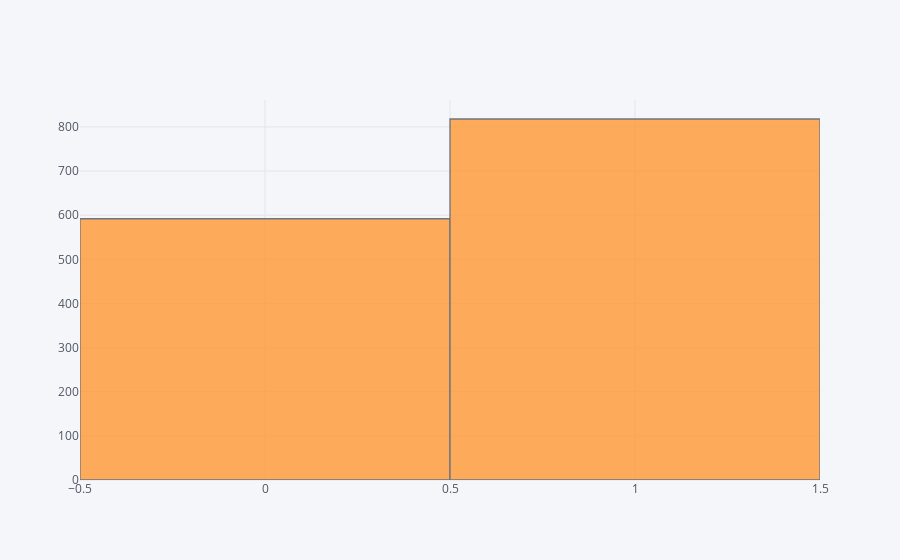

Write notebook code for a chart like this one.
### Code cell
pd.DataFrame(results_test['lr']['real'][0]).iplot(kind='histogram')

### Figure 1 — Plotly figure (JSON) as saved in the notebook; plotly's stock layout.template omitted (floating-point values rounded to 4 significant figures; data arrays with more than 128 entries replaced by an {"elided": "..."} marker saying what was removed)
{"data": [{"histfunc": "count", "histnorm": "", "marker": {"color": "rgba(255, 153, 51, 1.0)", "line": {"color": "#4D5663", "width": 1.3}}, "name": "0", "opacity": 0.8, "orientation": "v", "type": "histogram", "uid": "78506cb7-3e38-4892-9ead-0765ebf19fbe", "x": {"elided": "1410 int values"}}], "layout": {"barmode": "overlay", "legend": {"bgcolor": "#F5F6F9", "font": {"color": "#4D5663"}}, "paper_bgcolor": "#F5F6F9", "plot_bgcolor": "#F5F6F9", "title": {"font": {"color": "#4D5663"}}, "xaxis": {"gridcolor": "#E1E5ED", "showgrid": true, "tickfont": {"color": "#4D5663"}, "title": {"font": {"color": "#4D5663"}, "text": ""}, "zerolinecolor": "#E1E5ED"}, "yaxis": {"gridcolor": "#E1E5ED", "showgrid": true, "tickfont": {"color": "#4D5663"}, "title": {"font": {"color": "#4D5663"}, "text": ""}, "zerolinecolor": "#E1E5ED"}}}
